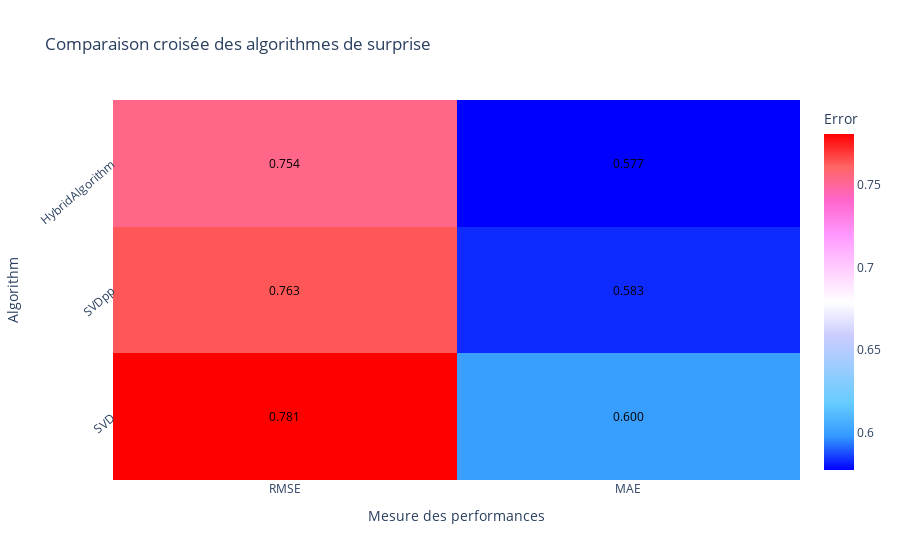

This figure's notebook cell:
### Code cell
# Stockage resultats
surprise_results = pd.DataFrame(benchmark).set_index('Algorithm').sort_values('test_rmse', ascending=False)

# obtenir les données
data = surprise_results[['test_rmse', 'test_mae']]
grid = data.values

# Création d'axe d'étiquettes 
x_axis = [label.split('_')[1].upper() for label in data.columns.tolist()]
y_axis = data.index.tolist()

x_label = 'Mesure des performances'
y_label = 'Algorithm'


# Obtenir des annotations et du texte en surimpression
hovertexts = []
annotations = []
for i, y_value in enumerate(y_axis):
    row = []
    for j, x_value in enumerate(x_axis):
        annotation = grid[i, j]
        row.append('Error: {:.3f}<br>{}: {}<br>{}: {}<br>Fit Time: {:.3f}s<br>Test Time: {:.3f}s'.format(annotation, y_label, y_value ,x_label, x_value, surprise_results.loc[y_value]['fit_time'], surprise_results.loc[y_value]['test_time']))
        annotations.append(dict(x=x_value, y=y_value, text='{:.3f}'.format(annotation), ax=0, ay=0, font=dict(color='#000000')))
    hovertexts.append(row)

# Graphique

trace = go.Heatmap(x = x_axis,
                   y = y_axis,
                   z = data.values,
                   text = hovertexts,
                   hoverinfo = 'text',
                   colorscale = 'Picnic',
                   colorbar = dict(title = 'Error'))

# Create layout
layout = go.Layout(title = 'Comparaison croisée des algorithmes de surprise',
                   xaxis = dict(title = x_label),
                   yaxis = dict(title = y_label,
                                tickangle = -40),
                   annotations = annotations)

# plot
fig = go.Figure(data=[trace], layout=layout)
iplot(fig)

### Figure 1 — Plotly figure (JSON) as saved in the notebook; plotly's stock layout.template omitted (floating-point values rounded to 4 significant figures)
{"data": [{"colorbar": {"title": {"text": "Error"}}, "colorscale": [[0, "rgb(0,0,255)"], [0.1, "rgb(51,153,255)"], [0.2, "rgb(102,204,255)"], [0.3, "rgb(153,204,255)"], [0.4, "rgb(204,204,255)"], [0.5, "rgb(255,255,255)"], [0.6, "rgb(255,204,255)"], [0.7, "rgb(255,153,255)"], [0.8, "rgb(255,102,204)"], [0.9, "rgb(255,102,102)"], [1, "rgb(255,0,0)"]], "hoverinfo": "text", "text": [["Error: 0.781<br>Algorithm: SVD<br>Mesure des performances: RMSE<br>Fit Time: 1.054s<br>Test Time: 0.382s", "Error: 0.600<br>Algorithm: SVD<br>Mesure des performances: MAE<br>Fit Time: 1.054s<br>Test Time: 0.382s"], ["Error: 0.763<br>Algorithm: SVDpp<br>Mesure des performances: RMSE<br>Fit Time: 338.170s<br>Test Time: 82.859s", "Error: 0.583<br>Algorithm: SVDpp<br>Mesure des performances: MAE<br>Fit Time: 338.170s<br>Test Time: 82.859s"], ["Error: 0.754<br>Algorithm: HybridAlgorithm<br>Mesure des performances: RMSE<br>Fit Time: 261.740s<br>Test Time: 84.162s", "Error: 0.577<br>Algorithm: HybridAlgorithm<br>Mesure des performances: MAE<br>Fit Time: 261.740s<br>Test Time: 84.162s"]], "type": "heatmap", "x": ["RMSE", "MAE"], "y": ["SVD", "SVDpp", "HybridAlgorithm"], "z": [[0.7809, 0.5999], [0.7635, 0.5828], [0.754, 0.5773]]}], "layout": {"annotations": [{"ax": 0, "ay": 0, "font": {"color": "#000000"}, "text": "0.781", "x": "RMSE", "y": "SVD"}, {"ax": 0, "ay": 0, "font": {"color": "#000000"}, "text": "0.600", "x": "MAE", "y": "SVD"}, {"ax": 0, "ay": 0, "font": {"color": "#000000"}, "text": "0.763", "x": "RMSE", "y": "SVDpp"}, {"ax": 0, "ay": 0, "font": {"color": "#000000"}, "text": "0.583", "x": "MAE", "y": "SVDpp"}, {"ax": 0, "ay": 0, "font": {"color": "#000000"}, "text": "0.754", "x": "RMSE", "y": "HybridAlgorithm"}, {"ax": 0, "ay": 0, "font": {"color": "#000000"}, "text": "0.577", "x": "MAE", "y": "HybridAlgorithm"}], "title": {"text": "Comparaison croisée des algorithmes de surprise"}, "xaxis": {"title": {"text": "Mesure des performances"}}, "yaxis": {"tickangle": -40, "title": {"text": "Algorithm"}}}}
